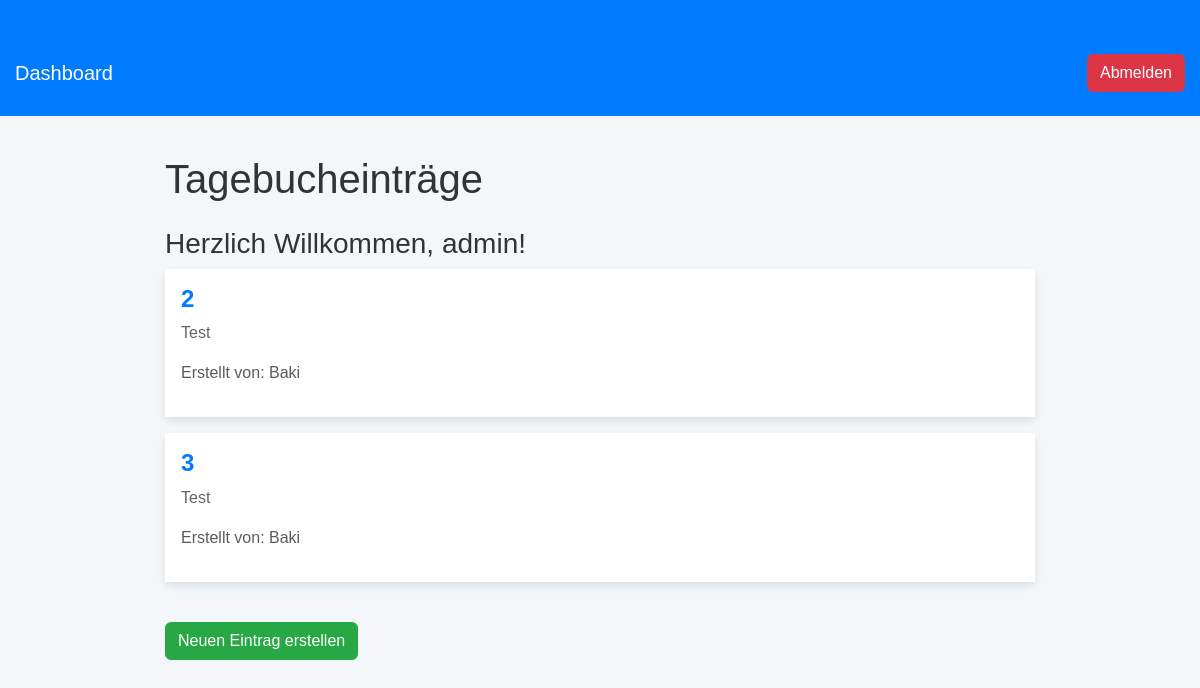
The page /dashboard (signed in) on the database its author committed.
### app.py (models this page shows)
class User(db.Model, UserMixin):
    id = db.Column(db.Integer, primary_key=True)
    username = db.Column(db.String(150), unique=True, nullable=False)
    password = db.Column(db.String(150), nullable=False)
    is_admin = db.Column(db.Boolean, default=False)  # Kennzeichnet den Admin

class DiaryEntry(db.Model):
    id = db.Column(db.Integer, primary_key=True)
    title = db.Column(db.String(150), nullable=False)
    content = db.Column(db.Text, nullable=False)
    created_by = db.Column(db.String(150), nullable=False)

### app.py (the view)
@app.route('/dashboard')
@login_required
def dashboard():
    entries = DiaryEntry.query.all()
    return render_template('dashboard.html', entries=entries, user=current_user)

### app.py (called while the page is built)
@login_manager.user_loader
def load_user(user_id):
    return User.query.get(int(user_id))

### templates/dashboard.html (shortened to what this page needs)
<!DOCTYPE html>
<html lang="de">
<head>
    <link href="https://cdn.jsdelivr.net/npm/bootstrap@5.3.0-alpha3/dist/css/bootstrap.min.css" rel="stylesheet">
    <link href="{{ url_for('static', filename='css/styles.css') }}" rel="stylesheet">
</head>
<body>
    <nav class="navbar navbar-expand-lg navbar-light">
        <div class="container">
            <a class="navbar-brand" href="#">Dashboard</a>
            <div class="ms-auto">
                {% if current_user.is_authenticated %}
                    <a class="btn btn-secondary" href="{{ url_for('logout') }}">Abmelden</a>
                {% else %}
                    <a class="btn btn-primary" href="{{ url_for('login') }}">Anmelden</a>
                {% endif %}
            </div>
        </div>
    </nav>
    <div class="container dashboard-container mt-4">
        <h1 class="mb-4">Tagebucheinträge</h1>
        <h3>Herzlich Willkommen, {{ current_user.username }}!</h3>
        {% for entry in entries %}
            <div class="card mb-3">
                <div class="card-body">
                    <h5 class="card-title">{{ entry.title }}</h5>
                    <p class="card-text">{{ entry.content }}</p>
                    <p class="text-muted">Erstellt von: {{ entry.created_by }}</p>
                </div>
            </div>
        {% else %}
            <p class="text-muted">Keine Einträge vorhanden.</p>
        {% endfor %}
        {% if user.is_admin %}
            <a class="btn btn-primary mt-4" href="{{ url_for('upload') }}">Neuen Eintrag erstellen</a>
        {% endif %}
    </div>
</body>
</html>

### static/css/styles.css (style rules this page uses)
body { font-family: 'Arial', sans-serif; background-color: #f4f7fa; color: #333; margin: 0; padding: 0; }
.navbar { background-color: #007bff; }
.navbar .navbar-brand { color: #fff !important; }
.navbar .btn-secondary { background-color: #dc3545; border-color: #dc3545; }
.btn-primary { background-color: #28a745; border-color: #28a745; }
.container { max-width: 1200px; margin-top: 30px; padding: 15px; }
.dashboard-container { max-width: 900px; margin: 0 auto; }
.card { border: none; box-shadow: 0 4px 8px rgba(0, 0, 0, 0.1); transition: transform 0.3s ease, box-shadow 0.3s ease; }
.card-body { background-color: #fff; }
.card-title { color: #007bff; font-size: 1.5rem; font-weight: bold; }
.card-text { font-size: 1rem; color: #666; }
.text-muted { color: #888; }

### rows shown on the page
User: username "admin"
DiaryEntry: title "2", content "Test", created_by "Baki"
DiaryEntry: title "3", content "Test", created_by "Baki"
